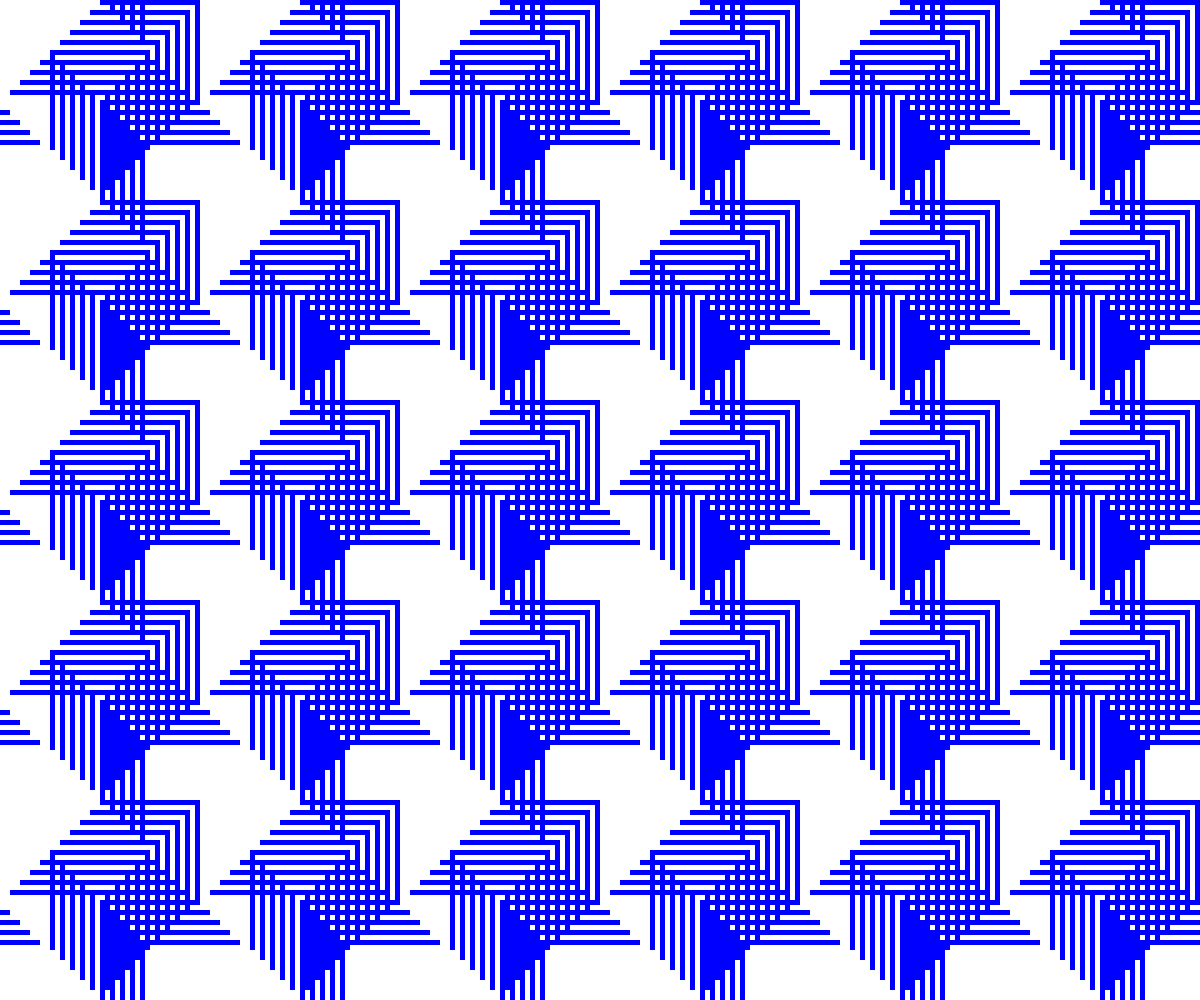
Frame 1 (no input)
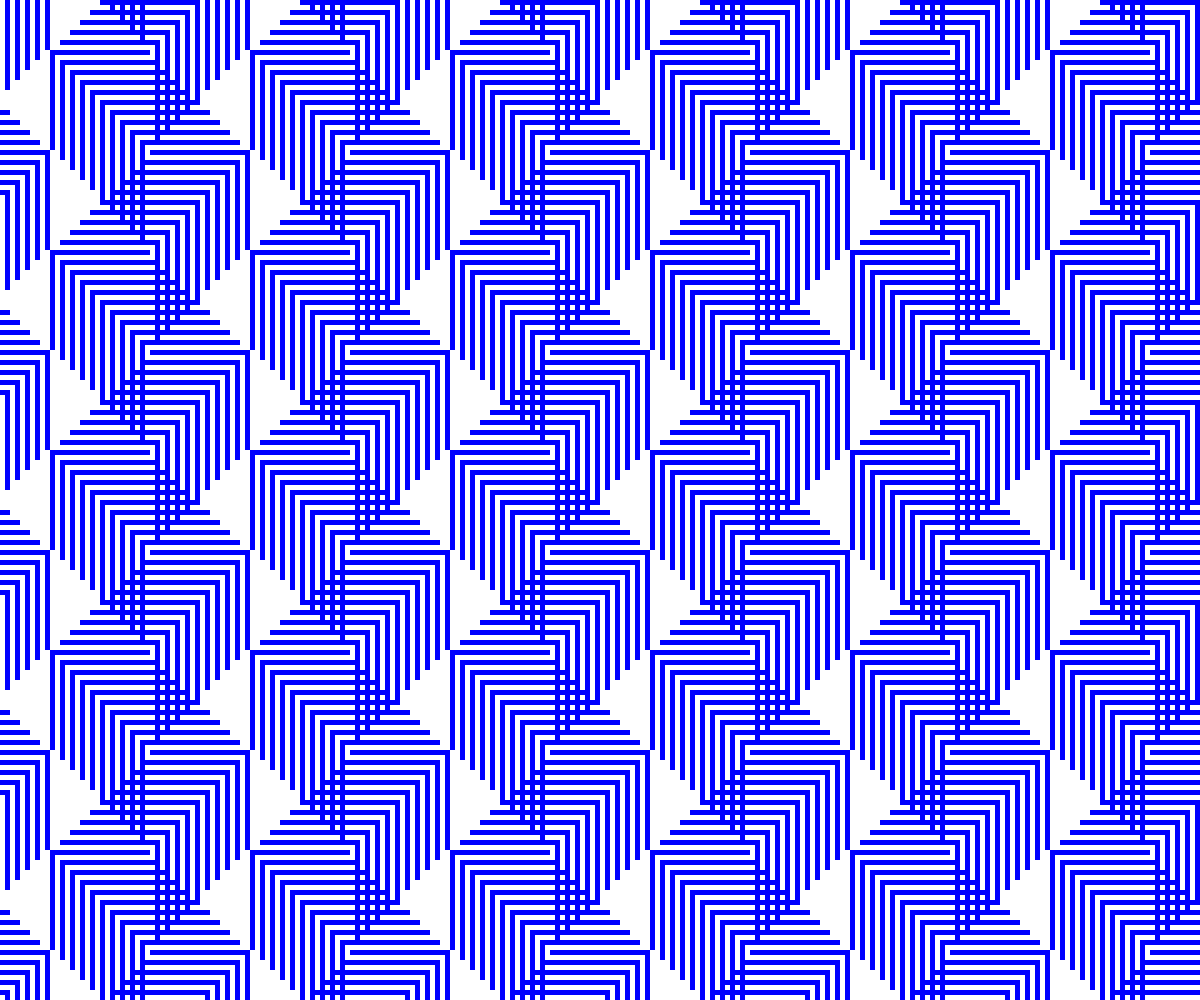
Frame 60 (no input)
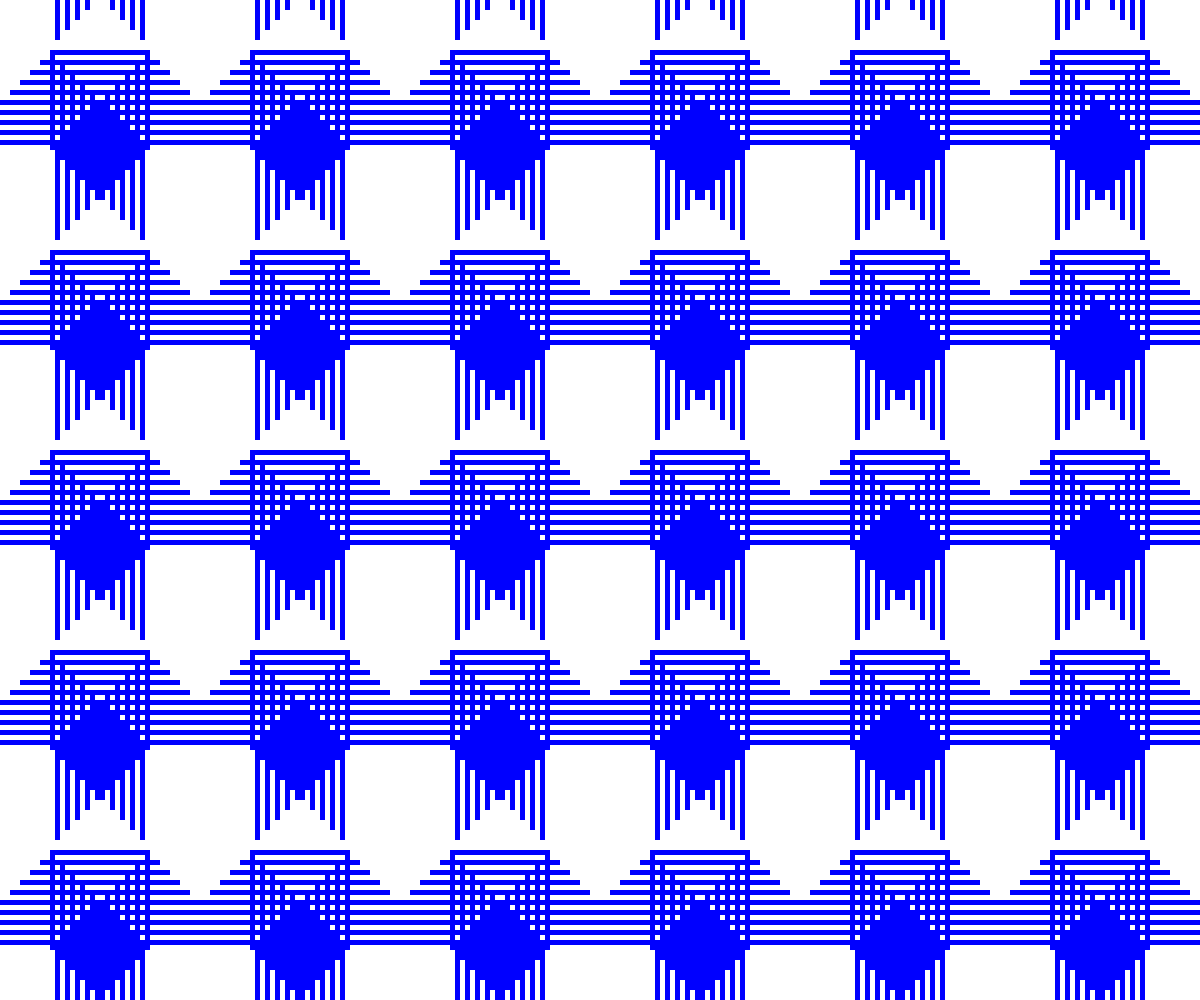
Frame 120 (the mouse pressed at the canvas centre since frame 60)

The p5.js sketch that drew these frames (run headless with seeded random() and noise() and a simulated clock; from frame 60 on, the mouse is pressed at the canvas centre):

// p5.js sketch
// ── sketch.js
var slotSize = 100
var pg
var marginX
var marginY

var offsetX = 0.5

var offsetY = 0.5
var step = 10

function setup() {

    createCanvas(windowWidth, windowHeight);
    pixelDensity(1)

    pg = createGraphics(slotSize, slotSize)
    pg.pixelDensity(1)

    pg.stroke(0, 0, 255)
    pg.strokeWeight(10)
    pg.line(0, 0, +slotSize, 0)
    pg.line(0, 0, 0, +slotSize)

    imageMode(CENTER)


}


function draw() {
    background(255)

    for (var x = -slotSize * 5; x < width + slotSize * 5; x += slotSize * 2) {
        for (var y = -slotSize * 5; y < height + slotSize * 5; y += slotSize * 2) {
            push()

            for (var i = 0; i < slotSize; i += step) {
                image(pg, x + i, y + i)
            }

            pop()
        }

    }

    for (var x = -slotSize * 5; x < width + slotSize * 5; x += slotSize * 2) {
        for (var y = -slotSize * 5; y < height + slotSize * 5; y += slotSize * 2) {
            push()

            translate(x, y)
            rotate(PI / 2)

            for (var i = 0; i < slotSize; i += step) {
                image(pg, i - slotSize * offsetY, i - slotSize * offsetX)
            }

            pop()
        }

    }
    offsetX = map(mouseX, 0, width, -1, 1)
    offsetY = map(mouseY, 0, height, -1, 1)
}

function mouseReleased() {

   // offset = random(-1, 1)
    step = int(random(2, 15))
    strokeW = 2 +random(5)
    opacity =random(100,255)

    pg = createGraphics(slotSize, slotSize)
    pg.pixelDensity(1)

    pg.stroke(0, 0, 255,opacity)
    pg.strokeWeight(strokeW)
    pg.line(0, 0, +slotSize, 0)
    pg.line(0, 0, 0, +slotSize)


}

function windowResized() {
    resizeCanvas(windowWidth, windowHeight);
    marginX = windowWidth - int((windowWidth / slotSize)) * slotSize;
    marginY = windowHeight - int((windowHeight / slotSize)) * slotSize;
}
